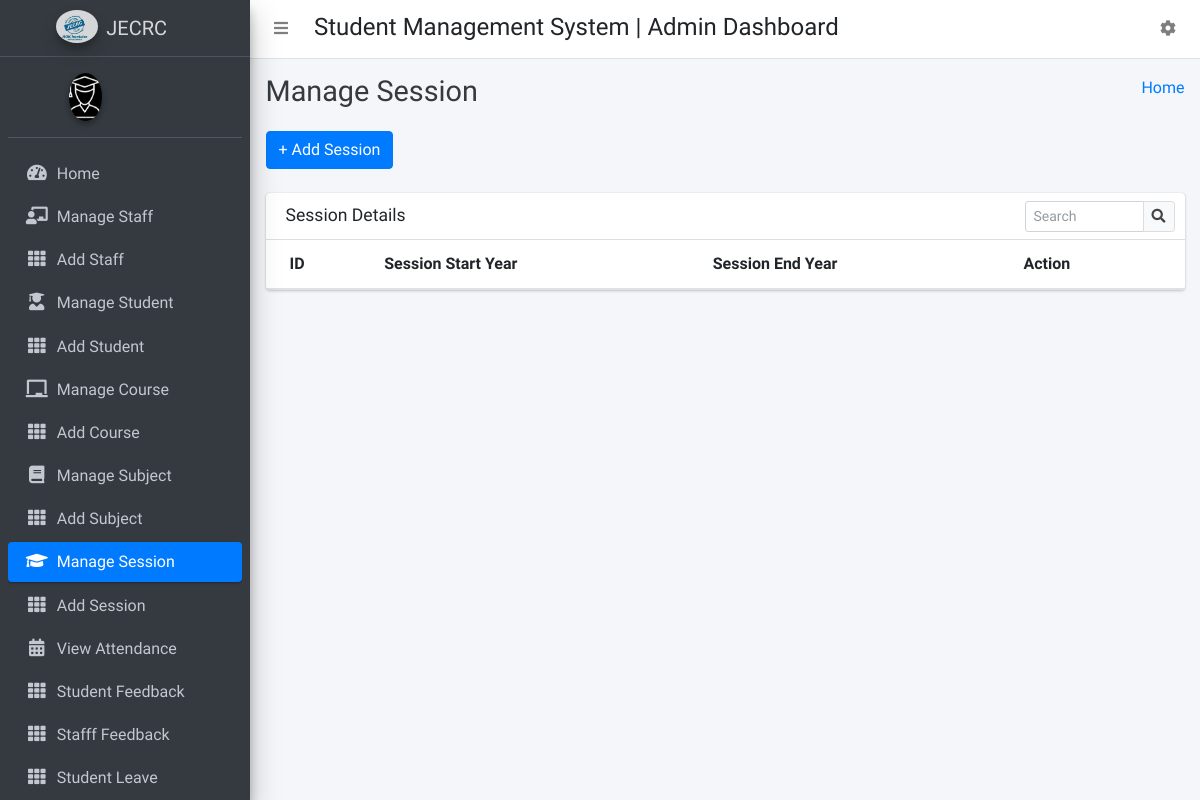
The page /manage_session/ on the database as committed earlier.
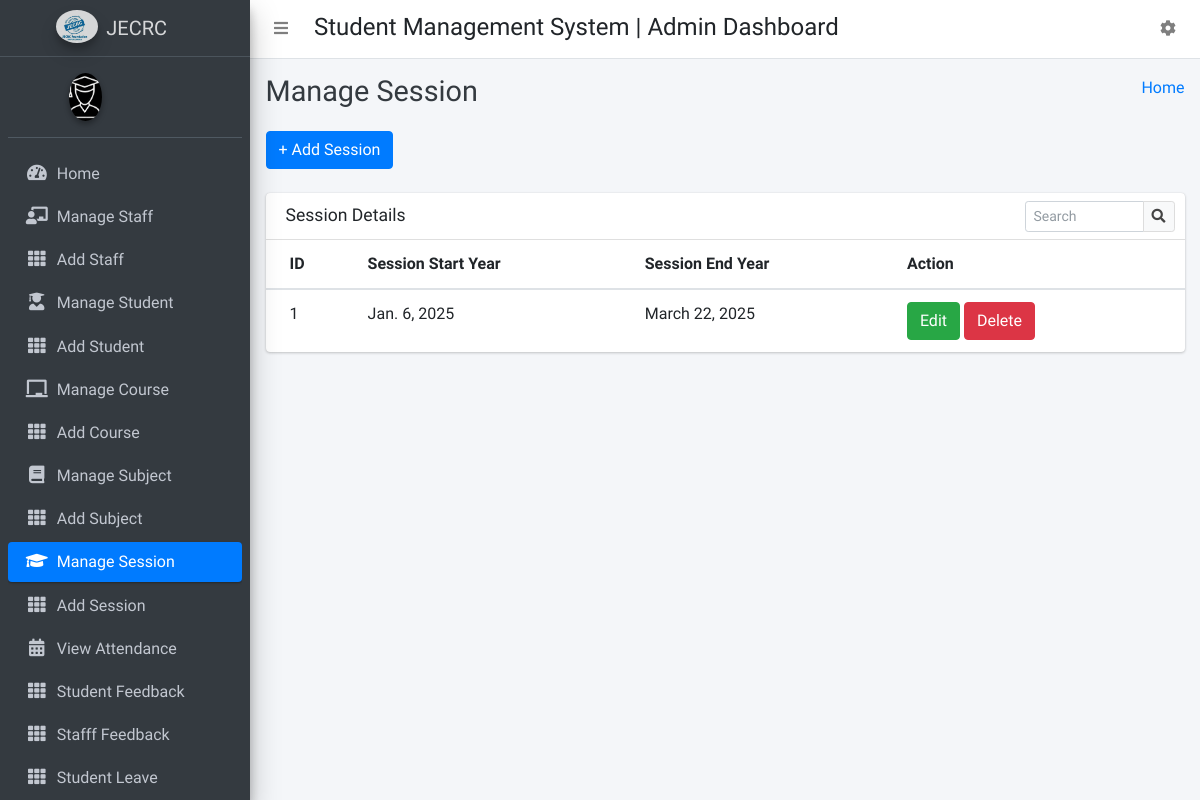
The same page on the database as committed later.
### CollegeManagementapp/models.py (models this page shows)
class SessionYearModel(models.Model):
    id = models.AutoField(primary_key=True)
    session_start_year = models.DateField()
    session_end_year = models.DateField()
    objects = models.Manager()

### CollegeManagementapp/HodViews.py (the view)
# urls.py: path('manage_session/', HodViews.manage_session, name="manage_session"),
def manage_session(request):
    session_years = SessionYearModel.objects.all()
    context = {
        "session_years": session_years
    }
    return render(request, "hod_template/manage_session_template.html", context)

### CollegeManagementapp/templates/hod_template/manage_session_template.html (shortened to what this page needs)
{% extends 'hod_template/base_template.html' %}
{% block page_title %}
    Manage Session
{% endblock page_title %}
{% block main_content %}
{% load static %}
<section class="content">
        <div class="container-fluid">
            <a class="btn btn-primary" href="{% url 'add_session' %}" role="button">+ Add Session</a> <br/>&nbsp;
            <div class="row">
                <div class="col-md-12">
                    <div class="card">
                        <div class="card-header">
                            <h3 class="card-title">Session Details</h3>
                            <div class="card-tools">
                            <div class="input-group input-group-sm" style="width: 150px;">
                                <input type="text" name="table_search" class="form-control float-right" placeholder="Search">
                                <div class="input-group-append">
                                <button type="submit" class="btn btn-default"><i class="fas fa-search"></i></button>
                                </div>
                            </div>
                            </div>
                        </div>
                        <div class="card-body table-responsive p-0">
                            <table class="table table-hover text-nowrap">
                            <thead>
                                <tr>
                                <th>ID</th>
                                <th>Session Start Year</th>
                                <th>Session End Year</th>
                                <th>Action</th>
                                </tr>
                            </thead>
                            <tbody>
                                {% for session_year in session_years %}
                                <tr>
                                <td>{{ session_year.id }}</td>
                                <td>{{ session_year.session_start_year }}</td>
                                <td>{{ session_year.session_end_year }}</td>
                                <td>
                                    <a href="{% url 'edit_session' session_year.id %}" class="btn btn-success">Edit</a>
                                    <a href="{% url 'delete_session' session_year.id %}" class="btn btn-danger">Delete</a>
                                </td>
                                </tr>
                                {% endfor %}
                            </tbody>
                            </table>
                        </div>
                        </div>
                </div>
            </div>
        </div>
      </section>
  {% endblock main_content %}

Rows that differ between the two databases and show on the page:
added SessionYearModel: id "1", session_start_year "Jan. 6, 2025", session_end_year "March 22, 2025"
